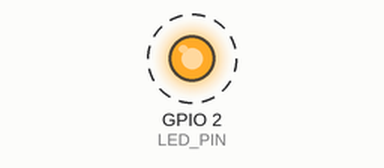
A sketch run on a simulated ESP32. Parts: output pins drawn as LEDs (lit = HIGH). Dashed ring = blinking. The modem accepts every AT command (registered, SIM ready, sends succeed) and sends nothing else; what the sketch prints to the serial monitor is not drawn.

Above: at 6.3 s.
Timing chart, 0 to 9.1 s (numbered marks = the images above):
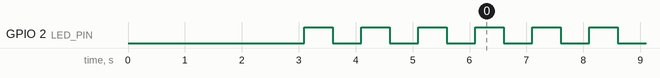

The sketch:

esp32_atCommand_ledBlink.ino
```cpp
#define RX_PIN 16
#define TX_PIN 17
#define SIM800L_BAUD 9600
#define LED_PIN 2

void setup() {
  // put your setup code here, to run once:
  Serial.begin(115200);
  Serial2.begin(SIM800L_BAUD,SERIAL_8N1,RX_PIN,TX_PIN);
  pinMode(LED_PIN,OUTPUT);

  delay(3000);

  if(sendATCommand("AT")){
    blinkLED(3);
  }else{
    digitalWrite(LED_PIN,LOW);
  }
}

void loop() {
  // put your main code here, to run repeatedly:
    digitalWrite(LED_PIN,HIGH);
    delay(500);
    digitalWrite(LED_PIN,LOW);
    delay(500);

}

bool sendATCommand(String cmd){
  Serial2.println(cmd);
  delay(100);

  String response = "";
  while(Serial2.available()){
    response += char(Serial2.read());
  }

  Serial.println(response);

  return response.indexOf("OK") != -1;
}

void blinkLED(int times){
  for(int i=0;i<times;i++){
    digitalWrite(LED_PIN,HIGH);
    delay(500);
    digitalWrite(LED_PIN,LOW);
    delay(500);

  }
}
```

Measured:
- by itself, GPIO 2 (LED_PIN): alternates HIGH for 0.50 s and LOW for 0.50 s
